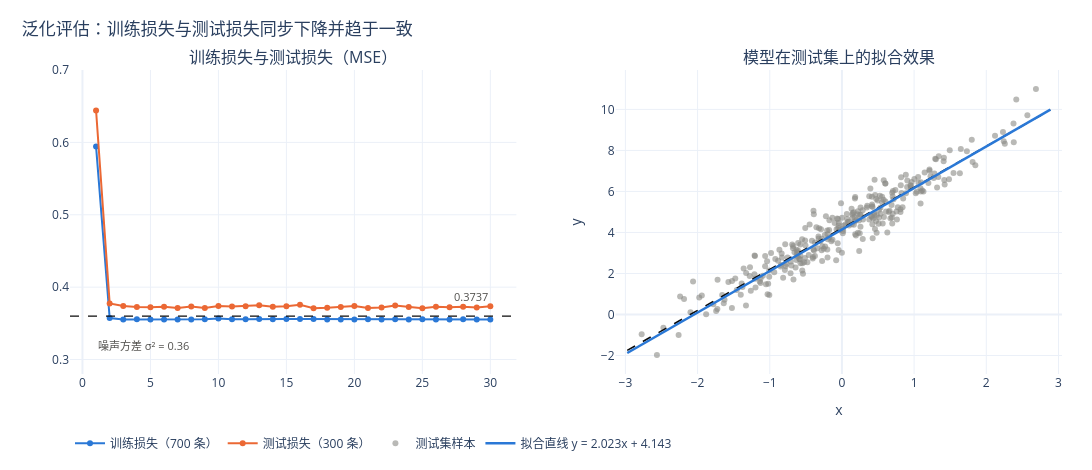

Source (notebook cell):
### Code cell
fig = make_subplots(rows=1, cols=2, column_widths=[0.5, 0.5],
                    subplot_titles=("训练损失与测试损失（MSE）", "模型在测试集上的拟合效果"))

fig.add_trace(go.Scatter(
    x=hist2["epoch"], y=hist2["loss"], mode="lines+markers", name="训练损失（700 条）",
    line=dict(color=C_BLUE, width=2), marker=dict(size=6),
    hovertemplate="epoch %{x}<br>训练损失 %{y:.5f}<extra></extra>",
), row=1, col=1)
fig.add_trace(go.Scatter(
    x=hist2["epoch"], y=hist2["loss_test"], mode="lines+markers", name="测试损失（300 条）",
    line=dict(color=C_ORANGE, width=2), marker=dict(size=6),
    hovertemplate="epoch %{x}<br>测试损失 %{y:.5f}<extra></extra>",
), row=1, col=1)
fig.add_hline(y=NOISE_STD ** 2, line=dict(color=C_TRUE, width=1.4, dash="dash"), row=1, col=1)
fig.add_annotation(x=hist2["epoch"][0], y=NOISE_STD ** 2 - 0.04, row=1, col=1,
                   text=f"噪声方差 σ² = {NOISE_STD ** 2:.2f}", showarrow=False,
                   xanchor="left", yanchor="middle", font=dict(color=C_MUTED, size=11))
fig.add_annotation(x=hist2["epoch"][-1], y=hist2["loss_test"][-1], row=1, col=1,
                   text=f"{hist2['loss_test'][-1]:.4f}", showarrow=False,
                   xanchor="right", yanchor="bottom", font=dict(color=C_MUTED, size=11))

Xtn, ytn = X_test.flatten().numpy(), y_test.flatten().numpy()
fig.add_trace(go.Scatter(
    x=Xtn, y=ytn, mode="markers", name="测试集样本",
    marker=dict(size=6, color=C_DATA, opacity=0.6),
    hovertemplate="x=%{x:.3f}<br>y=%{y:.3f}<extra></extra>",
), row=1, col=2)
xs, ys = line_xy(Xtn, TRUE_W, TRUE_B)
fig.add_trace(go.Scatter(x=xs, y=ys, mode="lines", name="真实直线", showlegend=False,
                         line=dict(color=C_TRUE, width=1.6, dash="dash"), hoverinfo="skip"),
              row=1, col=2)
xs, ys = line_xy(Xtn, w2.item(), b2.item())
fig.add_trace(go.Scatter(x=xs, y=ys, mode="lines", name=f"拟合直线 y = {w2.item():.3f}x + {b2.item():.3f}",
                         line=dict(color=C_BLUE, width=2.5), hoverinfo="skip"), row=1, col=2)

fig.update_yaxes(range=[0.28, 0.70], dtick=0.1, row=1, col=1)   # 下方留白放 σ² 参考线标注
fig.update_xaxes(title_text="epoch", row=1, col=1)
fig.update_yaxes(title_text="MSE", row=1, col=1)
fig.update_xaxes(title_text="x", row=1, col=2)
fig.update_yaxes(title_text="y", row=1, col=2)
style(fig, "泛化评估：训练损失与测试损失同步下降并趋于一致", "", "", width=1120, height=470)
fig.show()

### Figure 1 — Plotly figure (JSON) as saved in the notebook; plotly's stock layout.template omitted (floating-point values rounded to 4 significant figures; data arrays with more than 128 entries replaced by an {"elided": "..."} marker saying what was removed)
{"data": [{"hovertemplate": "epoch %{x}<br>训练损失 %{y:.5f}<extra></extra>", "line": {"color": "#2a78d6", "width": 2}, "marker": {"size": 6}, "mode": "lines+markers", "name": "训练损失（700 条）", "type": "scatter", "x": [1, 2, 3, 4, 5, 6, 7, 8, 9, 10, 11, 12, 13, 14, 15, 16, 17, 18, 19, 20, 21, 22, 23, 24, 25, 26, 27, 28, 29, 30], "xaxis": "x", "y": [0.5941, 0.3574, 0.3555, 0.3555, 0.3551, 0.3553, 0.3554, 0.3553, 0.3556, 0.3568, 0.3556, 0.3556, 0.3559, 0.3555, 0.356, 0.3559, 0.3559, 0.3552, 0.3552, 0.3554, 0.3555, 0.3552, 0.3556, 0.3552, 0.3557, 0.3553, 0.3551, 0.3556, 0.3552, 0.3553], "yaxis": "y"}, {"hovertemplate": "epoch %{x}<br>测试损失 %{y:.5f}<extra></extra>", "line": {"color": "#eb6834", "width": 2}, "marker": {"size": 6}, "mode": "lines+markers", "name": "测试损失（300 条）", "type": "scatter", "x": [1, 2, 3, 4, 5, 6, 7, 8, 9, 10, 11, 12, 13, 14, 15, 16, 17, 18, 19, 20, 21, 22, 23, 24, 25, 26, 27, 28, 29, 30], "xaxis": "x", "y": [0.644, 0.3775, 0.3738, 0.3724, 0.3724, 0.3728, 0.3711, 0.3731, 0.3713, 0.3739, 0.3731, 0.3737, 0.375, 0.373, 0.3737, 0.3756, 0.371, 0.3714, 0.3725, 0.374, 0.3711, 0.3718, 0.3748, 0.3727, 0.3709, 0.3729, 0.3724, 0.373, 0.3717, 0.3737], "yaxis": "y"}, {"hovertemplate": "x=%{x:.3f}<br>y=%{y:.3f}<extra></extra>", "marker": {"color": "#8a8a86", "opacity": 0.6, "size": 6}, "mode": "markers", "name": "测试集样本", "type": "scatter", "x": {"elided": "300 float values"}, "xaxis": "x2", "y": {"elided": "300 float values"}, "yaxis": "y2"}, {"hoverinfo": "skip", "line": {"color": "#0b0b0b", "dash": "dash", "width": 1.6}, "mode": "lines", "name": "真实直线", "showlegend": false, "type": "scatter", "x": [-2.975, -2.915, -2.856, -2.797, -2.738, -2.679, -2.619, -2.56, -2.501, -2.442, -2.382, -2.323, -2.264, -2.205, -2.146, -2.086, -2.027, -1.968, -1.909, -1.85, -1.79, -1.731, -1.672, -1.613, -1.553, -1.494, -1.435, -1.376, -1.317, -1.257, -1.198, -1.139, -1.08, -1.021, -0.9613, -0.9021, -0.8429, -0.7837, -0.7245, -0.6652, -0.606, -0.5468, -0.4876, -0.4284, -0.3692, -0.31, -0.2508, -0.1915, -0.1323, -0.07311, -0.0139, 0.04532, 0.1045, 0.1637, 0.223, 0.2822, 0.3414, 0.4006, 0.4598, 0.519, 0.5782, 0.6375, 0.6967, 0.7559, 0.8151, 0.8743, 0.9335, 0.9927, 1.052, 1.111, 1.17, 1.23, 1.289, 1.348, 1.407, 1.466, 1.526, 1.585, 1.644, 1.703, 1.763, 1.822, 1.881, 1.94, 1.999, 2.059, 2.118, 2.177, 2.236, 2.295, 2.355, 2.414, 2.473, 2.532, 2.592, 2.651, 2.71, 2.769, 2.828, 2.888], "xaxis": "x2", "y": [-1.749, -1.631, -1.512, -1.394, -1.275, -1.157, -1.039, -0.9202, -0.8017, -0.6833, -0.5649, -0.4465, -0.328, -0.2096, -0.09118, 0.02725, 0.1457, 0.2641, 0.3825, 0.501, 0.6194, 0.7378, 0.8562, 0.9747, 1.093, 1.212, 1.33, 1.448, 1.567, 1.685, 1.804, 1.922, 2.041, 2.159, 2.277, 2.396, 2.514, 2.633, 2.751, 2.87, 2.988, 3.106, 3.225, 3.343, 3.462, 3.58, 3.698, 3.817, 3.935, 4.054, 4.172, 4.291, 4.409, 4.527, 4.646, 4.764, 4.883, 5.001, 5.12, 5.238, 5.356, 5.475, 5.593, 5.712, 5.83, 5.949, 6.067, 6.185, 6.304, 6.422, 6.541, 6.659, 6.778, 6.896, 7.014, 7.133, 7.251, 7.37, 7.488, 7.607, 7.725, 7.843, 7.962, 8.08, 8.199, 8.317, 8.436, 8.554, 8.672, 8.791, 8.909, 9.028, 9.146, 9.265, 9.383, 9.501, 9.62, 9.738, 9.857, 9.975], "yaxis": "y2"}, {"hoverinfo": "skip", "line": {"color": "#2a78d6", "width": 2.5}, "mode": "lines", "name": "拟合直线 y = 2.023x + 4.143", "type": "scatter", "x": [-2.975, -2.915, -2.856, -2.797, -2.738, -2.679, -2.619, -2.56, -2.501, -2.442, -2.382, -2.323, -2.264, -2.205, -2.146, -2.086, -2.027, -1.968, -1.909, -1.85, -1.79, -1.731, -1.672, -1.613, -1.553, -1.494, -1.435, -1.376, -1.317, -1.257, -1.198, -1.139, -1.08, -1.021, -0.9613, -0.9021, -0.8429, -0.7837, -0.7245, -0.6652, -0.606, -0.5468, -0.4876, -0.4284, -0.3692, -0.31, -0.2508, -0.1915, -0.1323, -0.07311, -0.0139, 0.04532, 0.1045, 0.1637, 0.223, 0.2822, 0.3414, 0.4006, 0.4598, 0.519, 0.5782, 0.6375, 0.6967, 0.7559, 0.8151, 0.8743, 0.9335, 0.9927, 1.052, 1.111, 1.17, 1.23, 1.289, 1.348, 1.407, 1.466, 1.526, 1.585, 1.644, 1.703, 1.763, 1.822, 1.881, 1.94, 1.999, 2.059, 2.118, 2.177, 2.236, 2.295, 2.355, 2.414, 2.473, 2.532, 2.592, 2.651, 2.71, 2.769, 2.828, 2.888], "xaxis": "x2", "y": [-1.876, -1.756, -1.636, -1.516, -1.396, -1.276, -1.157, -1.037, -0.917, -0.7972, -0.6774, -0.5576, -0.4377, -0.3179, -0.1981, -0.0783, 0.04152, 0.1613, 0.2812, 0.401, 0.5208, 0.6406, 0.7604, 0.8802, 1.0, 1.12, 1.24, 1.36, 1.479, 1.599, 1.719, 1.839, 1.959, 2.078, 2.198, 2.318, 2.438, 2.558, 2.677, 2.797, 2.917, 3.037, 3.157, 3.277, 3.396, 3.516, 3.636, 3.756, 3.876, 3.995, 4.115, 4.235, 4.355, 4.475, 4.595, 4.714, 4.834, 4.954, 5.074, 5.194, 5.313, 5.433, 5.553, 5.673, 5.793, 5.913, 6.032, 6.152, 6.272, 6.392, 6.512, 6.631, 6.751, 6.871, 6.991, 7.111, 7.231, 7.35, 7.47, 7.59, 7.71, 7.83, 7.949, 8.069, 8.189, 8.309, 8.429, 8.549, 8.668, 8.788, 8.908, 9.028, 9.148, 9.267, 9.387, 9.507, 9.627, 9.747, 9.867, 9.986], "yaxis": "y2"}], "layout": {"annotations": [{"font": {"size": 16}, "showarrow": false, "text": "训练损失与测试损失（MSE）", "x": 0.225, "xanchor": "center", "xref": "paper", "y": 1.0, "yanchor": "bottom", "yref": "paper"}, {"font": {"size": 16}, "showarrow": false, "text": "模型在测试集上的拟合效果", "x": 0.775, "xanchor": "center", "xref": "paper", "y": 1.0, "yanchor": "bottom", "yref": "paper"}, {"font": {"color": "#52514e", "size": 11}, "showarrow": false, "text": "噪声方差 σ² = 0.36", "x": 1, "xanchor": "left", "xref": "x", "y": 0.32, "yanchor": "middle", "yref": "y"}, {"font": {"color": "#52514e", "size": 11}, "showarrow": false, "text": "0.3737", "x": 30, "xanchor": "right", "xref": "x", "y": 0.3737, "yanchor": "bottom", "yref": "y"}], "height": 470, "hovermode": "closest", "legend": {"orientation": "h", "title": {}, "x": 0, "y": -0.18, "yanchor": "top"}, "margin": {"b": 80, "l": 70, "r": 30, "t": 70}, "shapes": [{"line": {"color": "#0b0b0b", "dash": "dash", "width": 1.4}, "type": "line", "x0": 0, "x1": 1, "xref": "x domain", "y0": 0.36, "y1": 0.36, "yref": "y"}], "title": {"text": "泛化评估：训练损失与测试损失同步下降并趋于一致", "x": 0.02, "xanchor": "left"}, "width": 1120, "xaxis": {"anchor": "y", "domain": [0.0, 0.45], "title": {"text": ""}}, "xaxis2": {"anchor": "y2", "domain": [0.55, 1.0], "title": {"text": "x"}}, "yaxis": {"anchor": "x", "domain": [0.0, 1.0], "dtick": 0.1, "range": [0.28, 0.7], "title": {"text": ""}}, "yaxis2": {"anchor": "x2", "domain": [0.0, 1.0], "title": {"text": "y"}}}}
